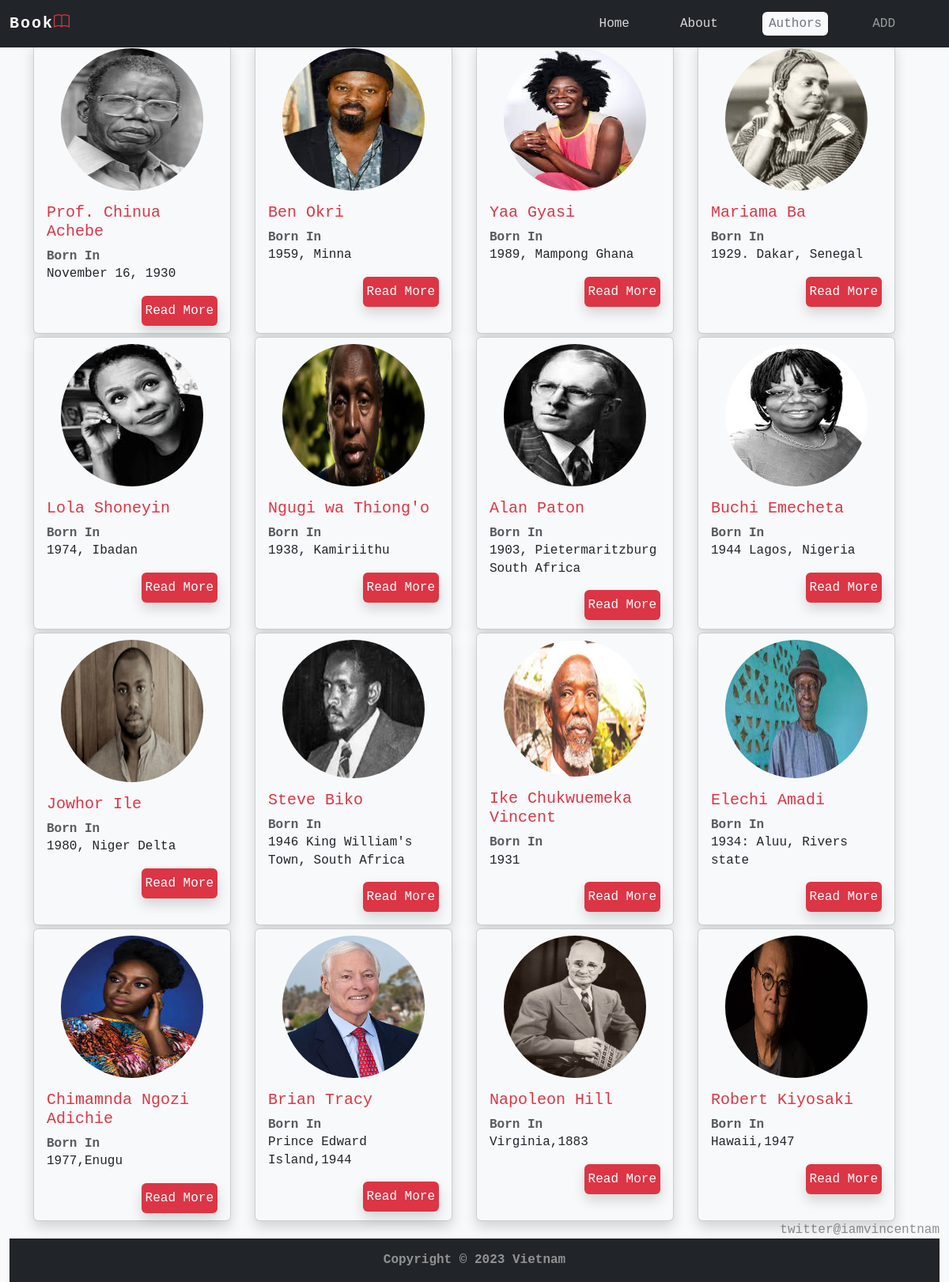
Screenshot of /author.php with the database file from the repository.
### tables this page shows
CREATE TABLE `authors` (
  `id` int(11) NOT NULL,
  `author_name` varchar(255) NOT NULL,
  `nationality` varchar(255) NOT NULL,
  `born_in` varchar(255) NOT NULL,
  `author_img` varchar(255) NOT NULL DEFAULT 'placeholder.jpg',
  `biography` longtext DEFAULT NULL
);

### inc/db.php (called while the page is built)
<?php
$dsn ="mysql:host=localhost;port=3306;dbname=daniel_krossing;user=root;charset=utf8mb4";
$pdo = new PDO($dsn);
function fetch_Data_from_Database($query, $fetchmethod = 'fetchALL') {
    global $pdo;
    $statement = $pdo->prepare($query);
    $statement->execute();
    if($fetchmethod ==='fetchAll'){
    $books = $statement->fetchAll(PDO::FETCH_ASSOC);
    } else{$books = $statement->fetch(PDO::FETCH_ASSOC);}
    return $books;
}
?>

### author.php (the view, shortened to what this page needs)
<?php  include 'inc/header.php'; ?>
<?php
$query = "SELECT *
  FROM authors;";
  $authors =fetch_Data_from_Database($query,'fetchAll')
  ?>
  <div class="container">
<div class="row my-0 g-1">
  <?php  foreach($authors as $author):?>
          <div class="col-lg-3 col-6">
            <div class="card custom-card-height author_card shadow">
              <img src="imgs/uploaded_images/<?= $author['author_img']; ?>" alt="No longer at ease image" class="card-img-top m-0 rounded-circle author_img mx-auto my-2">
              <div class="card-body my-0 py-2">
                <h5 class="card-title text-danger "><?= $author['author_name']; ?></h5>
                <div class="card-text m-0">
                <p class="text-muted fw-bold m-0">Born In</p>
                <p><?= $author['born_in']; ?></p>
                </div>
                <a href="each_author_info.php?id=<?=$author['id'];?>" class="btn px-1 text-white bg-danger shadow float-end mb-2" name="author"> Read More</a>
              </div>
            </div>
          </div>
          <?php endforeach; ?>
        </div>
        </div>
<?php  include 'inc/footer.php'; ?>

### inc/header.php (style rules this page uses)
body { --bs-body-font-family: var(--bs-font-monospace); --bs-body-line-height: 1.4; --bs-body-bg: var(--bs-gray-100); position: relative; }
.container-fluid .row { margin-bottom: 5rem; }
.custom-card-height { height: 420px; max-width: 300px; }
.custom-card-height h5 { cursor: pointer; }
.custom-card-height .card-img-top { max-height: 250px; object-fit: ''; }
.author_card { height: 370px; max-width: 250px; }
.author_img { width: 180px; height: 180px; }

### rows the page displays
authors: author_img (picture), author_name "Prof. Chinua Achebe", born_in "November 16, 1930"
authors: author_img (picture), author_name "Ben Okri", born_in "1959, Minna"
authors: author_img (picture), author_name "Yaa Gyasi", born_in "1989, Mampong Ghana"
authors: author_img (picture), author_name "Mariama Ba", born_in "1929. Dakar, Senegal"
authors: author_img (picture), author_name "Lola Shoneyin", born_in "1974, Ibadan"
authors: author_img (picture), author_name "Ngugi wa Thiong'o", born_in "1938, Kamiriithu"
authors: author_img (picture), author_name "Alan Paton", born_in "1903, Pietermaritzburg South Africa"
authors: author_img (picture), author_name "Buchi Emecheta", born_in "1944 Lagos, Nigeria"
authors: author_img (picture), author_name "Jowhor Ile", born_in "1980, Niger Delta"
authors: author_img (picture), author_name "Steve Biko", born_in "1946 King William's Town, South Africa"
authors: author_img (picture), author_name "Ike Chukwuemeka Vincent", born_in "1931"
authors: author_img (picture), author_name "Elechi Amadi", born_in "1934: Aluu, Rivers state"
authors: author_img (picture), author_name "Chimamnda Ngozi Adichie", born_in "1977,Enugu"
authors: author_img (picture), author_name "Brian Tracy", born_in "Prince Edward Island,1944"
authors: author_img (picture), author_name "Napoleon Hill", born_in "Virginia,1883"
authors: author_img (picture), author_name "Robert Kiyosaki", born_in "Hawaii,1947"
